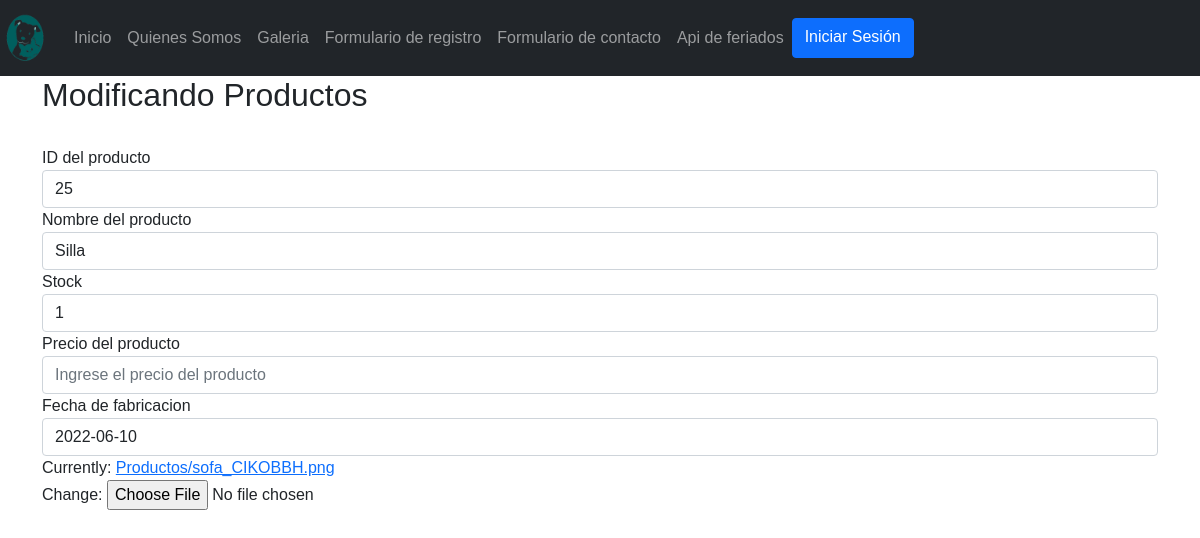
Screenshot of /form_mod_producto/25 with the database file from the repository.
### MascotasCore/models.py (models this page shows, shortened)
class Producto(models.Model):
    idProducto = models.IntegerField(primary_key=True, verbose_name='Id de Producto')
    nombre = models.CharField(max_length=50, verbose_name='Nombre del producto')
    stock=models.IntegerField(verbose_name="Stock")
    precio = models.IntegerField(verbose_name='Precio del producto', null=True)
    fechaFabricacion = models.DateField()
    imagen = models.ImageField(upload_to="Productos", null=True)

### MascotasCore/views.py (the view)
# urls.py: path('form_mod_producto/<id>', form_mod_producto, name="form_mod_producto"),
def form_mod_producto(request, id):
    producto = Producto.objects.get(idProducto=id)
    datos = {
        'form': ProductoForm(instance=producto)
    }
    if request.method == 'POST':
        formulario = ProductoForm(
            data=request.POST, files=request.FILES, instance=producto)
        if formulario.is_valid():
            formulario.save()
            datos['mensaje'] = "Modificados correctamente"
    return render(request, 'form_mod_producto.html', datos)

### MascotasCore/context_processor.py (called while the page is built)
def total_carrito(request):
    total=0
    if request.user.is_authenticated:
        if"carrito" in request.session.keys():
            for key, value in request.session["carrito"].items():
                total += int(value["acumulado"])
    return {"total_carrito": total}

### MascotasCore/templates/form_mod_producto.html (shortened to what this page needs)
<!DOCTYPE html>
<html lang="en">
<head>
    {% load static %}
    <link href="https://cdn.jsdelivr.net/npm/bootstrap@5.0.1/dist/css/bootstrap.min.css" rel="stylesheet">
</head>
<body>
    <nav class="navbar navbar-expand-sm navbar-dark bg-dark">
        <a class="navbar-brand" href="#">
          <img src="{% static 'img/logo3.png' %}" width="50" height="50" alt="">
        </a>
        <div class="collapse navbar-collapse" id="opciones">
          <ul class="navbar-nav">
            <li class="nav-item">
              <a class="nav-link" href="{% url 'index' %}">Inicio</a>
            </li>
            <li class="nav-item">
              <a class="nav-link" href="{% url 'somos' %}">Quienes Somos</a>
            </li>
            <li class="nav-item">
              <a class="nav-link" href="{% url 'galeria' %}">Galeria</a>
            </li>
            <li class="nav-item">
              <a class="nav-link" href="{% url 'FormReg' %}">Formulario de registro</a>
            </li>
            <li class="nav-item">
              <a class="nav-link" href="{% url 'FormCont' %}">Formulario de contacto</a>
            </li>
            <li class="nav-item">
              <a class="nav-link" href="{% url 'Api' %}">Api de feriados</a>
            </li>
            {% if user.is_authenticated %}
            <a href="{%  url 'logout' %}" class="btn btn-primary">Cerrar Sesión</a>
            <a href="#">Bienvenido @{{user.username}}</a>
        {% else %}
            <a href="{% url 'login' %}" class="btn btn-primary">Iniciar Sesión</a>
        {% endif %}
          </ul>
        </div>
      </nav>
    <div class="container">
        <h2>Modificando Productos</h2><br>
        <form method="POST" enctype="multipart/form-data" action="#" id="formulario">
            <div class="form-group">
                {{form.idProducto.label}}
                {{form.idProducto}}
            </div>
            <div class="form-group">
                {{form.nombre.label}}
                {{form.nombre}}
            </div>
            <div class="form-group">
                {{form.stock.label}}
                {{form.stock}}
            </div>
            <div class="form-group">
              {{form.precio.label}}
              {{form.precio}}
          </div>
            <div class="form-group">
                {{form.fechaFabricacion.label}}
                {{form.fechaFabricacion}}
            </div>
            <div class="form-group">
                {{form.imagen}}
            </div>
            <br><br>
        </form>
    </div>
</body>
</html>

### MascotasCore/templates/form_mod_producto.html (style rules this page uses)
body { font-family: Arial; }

### rows the page displays
Producto: idProducto "25", nombre "Silla", stock "1", fechaFabricacion "2022-06-10"
